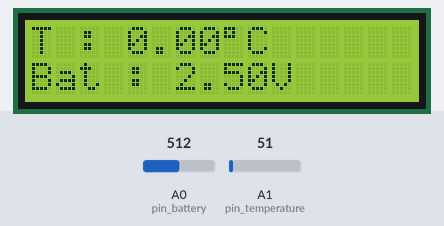
This sketch was run on a simulated Arduino Nano, built with avr-gcc and run on an emulated ATmega328P. On the bench: 16×2 character LCD. The test bench sets the inputs (shaded band); at power-on: A0 (pin_battery) = 512, A1 (pin_temperature) = 51.

Above: at 2.2 s.
2.3 s: A0 (pin_battery) set to 716
At 4.3 s:
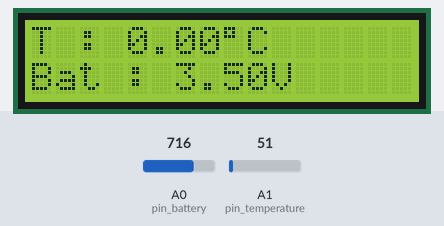
5.1 s: A0 (pin_battery) set to 900
At 7.0 s:
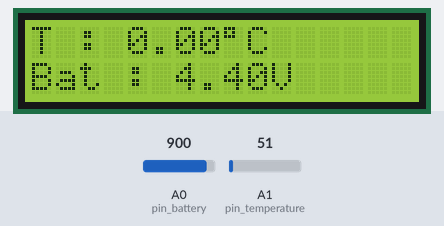
8.1 s: A0 (pin_battery) set to 1023
At 10.9 s:
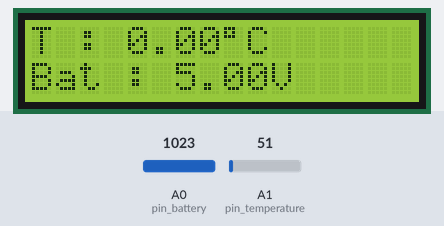
Timing chart, 0 to 12.4 s (numbered marks = the images above; inputs shaded):
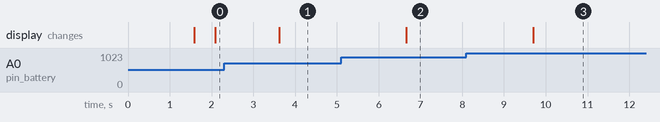

The sketch:

ems_block_code.ino
```cpp
/*

arduino nano : esclave
Ce code permet d'afficher  la tension de la batterie et la température au niveau de labatterie sur
un ecran LCD connecte par i2c à l'arduino nano

le code doit retourner au block central le niveau de la batterie et la température au niveau du block par une connxion i2c


*/

//Arduino  librairie Wire pour I2C
#include <Wire.h>
#include <LiquidCrystal_I2C.h>


#define pin_battery A0
#define pin_temperature A1

//lcd
#define LCD_ADDR 0x27 //adresse i2c de l'écran
LiquidCrystal_I2C lcd_battery(LCD_ADDR, 16, 2);

// adresse i2c de l'arduino nano
//#define ARDUINO_NANO_ADDR //pas encore identifier


float tension_battery, temperature_battery = 0;


void setup() {

  Serial.begin(9600);

  lcd_battery.init();
  lcd_battery.backlight();
  lcd_battery.print("Test lcd ");

  pinMode(pin_battery, INPUT);
  pinMode(pin_temperature, INPUT);
  delay(1000);

}

void loop() {

  /* niveau de tension de la batterie*/

  float niveau = analogRead(pin_battery);
  tension_battery = (niveau * 5) / 1023;
  //Serial.print("tension_battery ");
  //Serial.println( tension_battery);

  /* temperature au niveau de la batterie le capteur produit 10mV par °C
  Temp = voltage(mV) / 10
  0,01 v ---- 1°C
  Temp = Voltage(V) *100 */
  float temp_voltage = (analogRead(pin_temperature) * 5 )/1023;
  temperature_battery = temp_voltage * 100;
  //Serial.println("temperature_battery ");
  //Serial.println(temperature_battery);
  delay(500);


//affichage des données sur l'écran lcd
lcd_battery.setCursor(0, 0);
lcd_battery.print("T : ");
lcd_battery.print(temperature_battery);
lcd_battery.print((char)223);
lcd_battery.print("C");
delay(500);

lcd_battery.setCursor(0, 1);
lcd_battery.print("Bat : ");
lcd_battery.print(tension_battery);
lcd_battery.print("V");
delay(500);


}
```

Measured:
- after the input at 2.3 s, the display: changes after 1.3 s (image 1)
- after the input at 5.1 s, the display: changes after 1.6 s (image 2)
- after the input at 8.1 s, the display: changes after 1.6 s (image 3)
